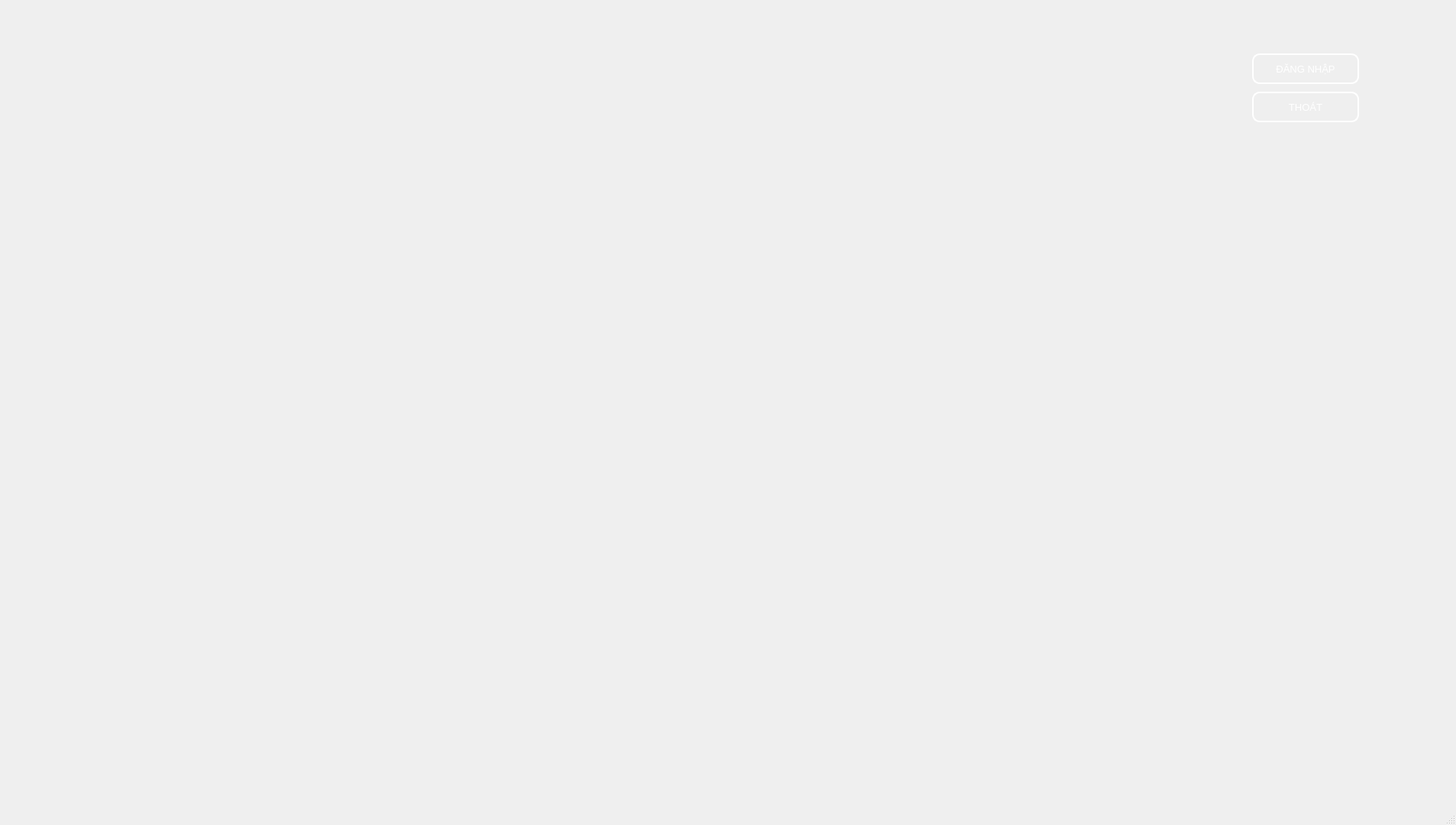
<?xml version="1.0" encoding="UTF-8"?>
<ui version="4.0">
 <class>MainWindow</class>
 <widget class="QMainWindow" name="MainWindow">
  <property name="geometry">
   <rect>
    <x>0</x>
    <y>0</y>
    <width>1907</width>
    <height>1080</height>
   </rect>
  </property>
  <property name="windowTitle">
   <string/>
  </property>
  <widget class="QWidget" name="centralwidget">
   <widget class="QLabel" name="backGroundLB">
    <property name="geometry">
     <rect>
      <x>0</x>
      <y>0</y>
      <width>1920</width>
      <height>1080</height>
     </rect>
    </property>
    <property name="styleSheet">
     <string notr="true"/>
    </property>
    <property name="text">
     <string/>
    </property>
    <property name="pixmap">
     <pixmap>../image/background/backgroundbk.png</pixmap>
    </property>
    <property name="alignment">
     <set>Qt::AlignCenter</set>
    </property>
   </widget>
   <widget class="QPushButton" name="dangNhapBT">
    <property name="geometry">
     <rect>
      <x>1640</x>
      <y>70</y>
      <width>140</width>
      <height>40</height>
     </rect>
    </property>
    <property name="font">
     <font>
      <pointsize>10</pointsize>
     </font>
    </property>
    <property name="styleSheet">
     <string notr="true">color: white;
border: 2px solid #FFFFFF;
border-radius: 10px;
</string>
    </property>
    <property name="text">
     <string>ĐĂNG NHẬP</string>
    </property>
   </widget>
   <widget class="QPushButton" name="thoatBT">
    <property name="geometry">
     <rect>
      <x>1640</x>
      <y>120</y>
      <width>140</width>
      <height>40</height>
     </rect>
    </property>
    <property name="font">
     <font>
      <pointsize>10</pointsize>
     </font>
    </property>
    <property name="styleSheet">
     <string notr="true">color: white;
border: 2px solid #FFFFFF;
border-radius: 10px;
</string>
    </property>
    <property name="text">
     <string>THOÁT</string>
    </property>
   </widget>
   <widget class="QWidget" name="verticalLayoutWidget">
    <property name="geometry">
     <rect>
      <x>1129</x>
      <y>59</y>
      <width>331</width>
      <height>161</height>
     </rect>
    </property>
    <layout class="QVBoxLayout" name="verticalLayout"/>
   </widget>
  </widget>
  <widget class="QMenuBar" name="menubar">
   <property name="geometry">
    <rect>
     <x>0</x>
     <y>0</y>
     <width>1907</width>
     <height>26</height>
    </rect>
   </property>
  </widget>
  <widget class="QStatusBar" name="statusbar"/>
 </widget>
 <resources/>
 <connections/>
</ui>
